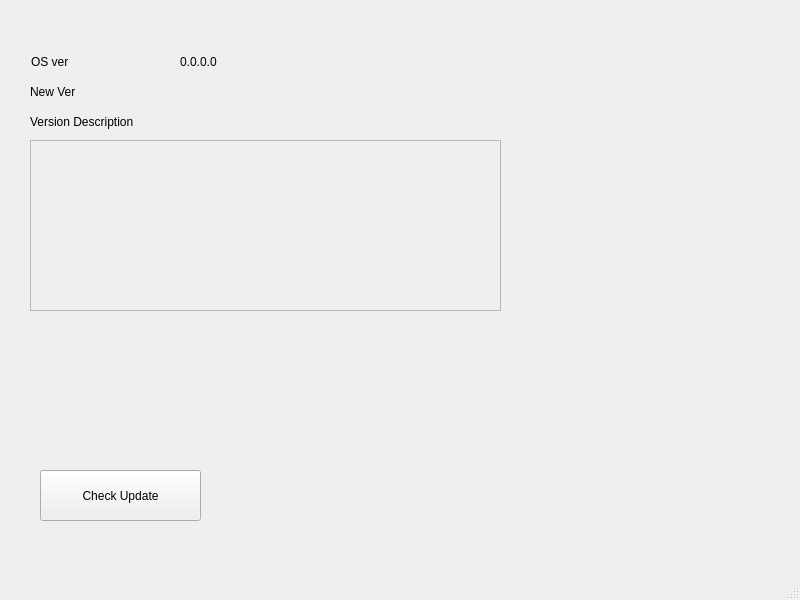
<?xml version="1.0" encoding="UTF-8"?>
<ui version="4.0">
 <class>MainWindow</class>
 <widget class="QMainWindow" name="MainWindow">
  <property name="geometry">
   <rect>
    <x>0</x>
    <y>0</y>
    <width>800</width>
    <height>600</height>
   </rect>
  </property>
  <property name="windowTitle">
   <string>Serene Updater Assistant</string>
  </property>
  <widget class="QWidget" name="centralwidget">
   <widget class="QPushButton" name="UpdateCheckButton">
    <property name="geometry">
     <rect>
      <x>40</x>
      <y>470</y>
      <width>161</width>
      <height>51</height>
     </rect>
    </property>
    <property name="text">
     <string>Check Update</string>
    </property>
   </widget>
   <widget class="QLabel" name="label">
    <property name="geometry">
     <rect>
      <x>31</x>
      <y>50</y>
      <width>131</width>
      <height>24</height>
     </rect>
    </property>
    <property name="text">
     <string>OS ver</string>
    </property>
   </widget>
   <widget class="QLabel" name="currentosver_label">
    <property name="geometry">
     <rect>
      <x>180</x>
      <y>50</y>
      <width>72</width>
      <height>24</height>
     </rect>
    </property>
    <property name="text">
     <string>0.0.0.0</string>
    </property>
   </widget>
   <widget class="QLabel" name="label_2">
    <property name="geometry">
     <rect>
      <x>30</x>
      <y>80</y>
      <width>131</width>
      <height>24</height>
     </rect>
    </property>
    <property name="text">
     <string>New Ver</string>
    </property>
   </widget>
   <widget class="QLabel" name="update_ver_label">
    <property name="geometry">
     <rect>
      <x>180</x>
      <y>80</y>
      <width>72</width>
      <height>24</height>
     </rect>
    </property>
    <property name="text">
     <string/>
    </property>
   </widget>
   <widget class="QLabel" name="label_3">
    <property name="geometry">
     <rect>
      <x>30</x>
      <y>110</y>
      <width>301</width>
      <height>24</height>
     </rect>
    </property>
    <property name="text">
     <string>Version Description</string>
    </property>
   </widget>
   <widget class="QFrame" name="frame">
    <property name="geometry">
     <rect>
      <x>30</x>
      <y>140</y>
      <width>471</width>
      <height>171</height>
     </rect>
    </property>
    <property name="frameShape">
     <enum>QFrame::StyledPanel</enum>
    </property>
    <property name="frameShadow">
     <enum>QFrame::Raised</enum>
    </property>
    <widget class="QLabel" name="vdesc_textlabel">
     <property name="geometry">
      <rect>
       <x>10</x>
       <y>10</y>
       <width>451</width>
       <height>151</height>
      </rect>
     </property>
     <property name="text">
      <string/>
     </property>
     <property name="alignment">
      <set>Qt::AlignLeading|Qt::AlignLeft|Qt::AlignTop</set>
     </property>
    </widget>
   </widget>
  </widget>
  <widget class="QMenuBar" name="menubar">
   <property name="geometry">
    <rect>
     <x>0</x>
     <y>0</y>
     <width>800</width>
     <height>32</height>
    </rect>
   </property>
  </widget>
  <widget class="QStatusBar" name="statusbar"/>
 </widget>
 <resources/>
 <connections/>
</ui>
